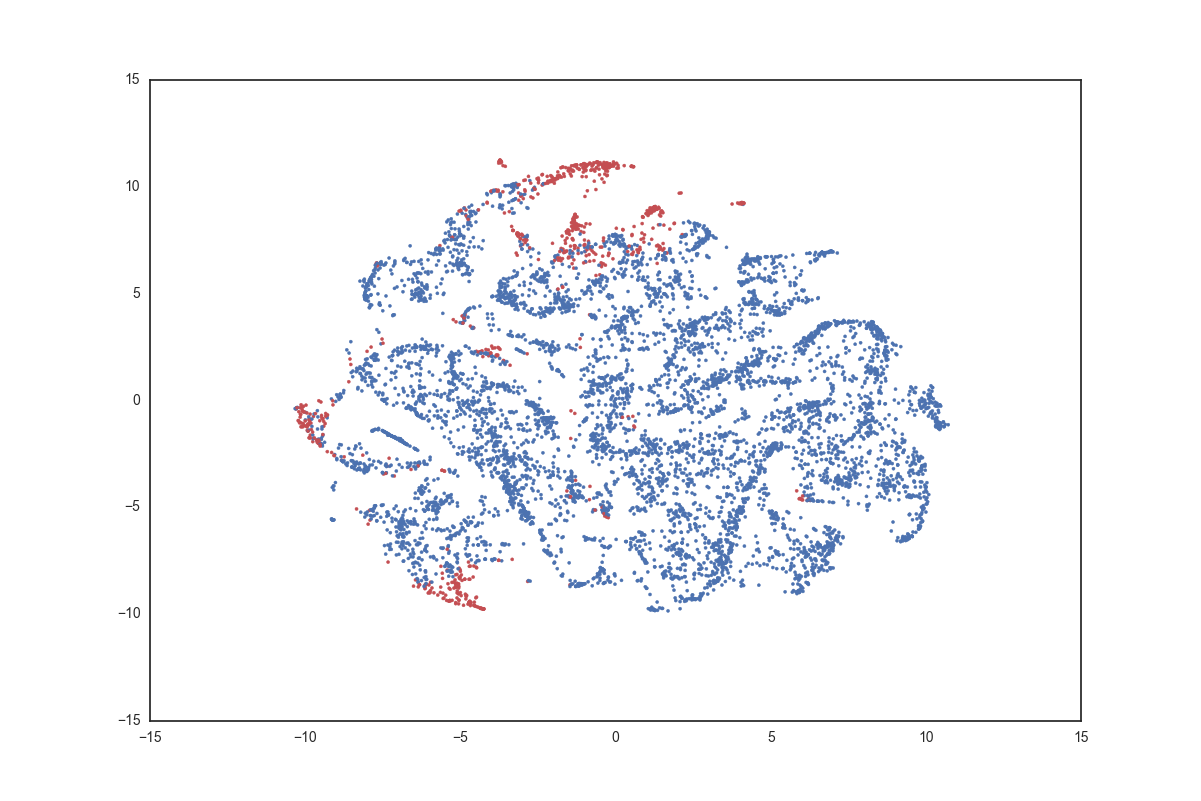

This chart was generated by the following Python code:
import pandas as pd
import numpy as np
import matplotlib.pyplot as plt
from sklearn import preprocessing
from sklearn.manifold import TSNE
import seaborn as sns


#Selects a sample size to use for the tsne display.  TSNE is computionaly intensive so its recommend to take a sample.
def sample(ssize):
	'''
    INPUT: Sample size of the population
    OUTPUT: List of sample by index
    '''
	samplelist = np.random.randint(51354,size=ssize)
	return samplelist

#Performs the TSNE calculation, reducing the demensionality for two demensional display.
def tsne_calc(df,samplelist,metrics):

	'''
    INPUT: Dataframe including outlier model results, list respresenting sample selection that will be computed, list of factors that demensions will be reduced.
    OUTPUT: 2 by sample size array indicating axis position for tsne display
    '''
	df_1 = pd.DataFrame()
	for i in metrics:
		df_1[i] = df[i]
	X = df.values
	X_scaled = preprocessing.scale(X)
	X_sample = X_scaled[samplelist,:]
	t_sne = TSNE(perplexity=30, learning_rate=1000	, n_iter=1000)
	transformation = t_sne.fit_transform(X_sample)
	return transformation

#Displays the results of the TSNE display
def display(transformation,identifier,samplelist):
	'''
    INPUT: TSNE Transformed data, series indiciating what is and isn't an outlier, list respresenting sample selection
    OUTPUT: 2 by sample size array indicating axis position for tsne display
    '''
	sns.set(style="white", color_codes=True)
	identifier_sample = identifier[samplelist]
	colors = identifier_sample.replace(dict(zip(identifier_sample.unique(),['b', 'r'])))
	fig = plt.figure()
	ax = fig.add_subplot(111)
	ax.scatter(transformation[:,0], transformation[:,1], color = colors, s = 3 )

#Takes in the modeled results with the featurized data and computes a display indicating positional relationship between nonprofits in a two demensional display
def main():
	filepath = 'Data/results.csv'
	df = pd.read_csv(filepath)
	outlier_IF = df.pop('outlier_IF')
	outlier_SVM = df.pop('outlier_SVM')
	metrics = ['field1', 'field2', 'field3', 'field4', 'field5', 'field6', 'field7', 'field8']
	samplelist = sample(10000)
	transformation = tsne_calc(df, samplelist, metrics)
	display(transformation, outlier_IF, samplelist)
	plt.show()


if __name__ == '__main__':
	main()
